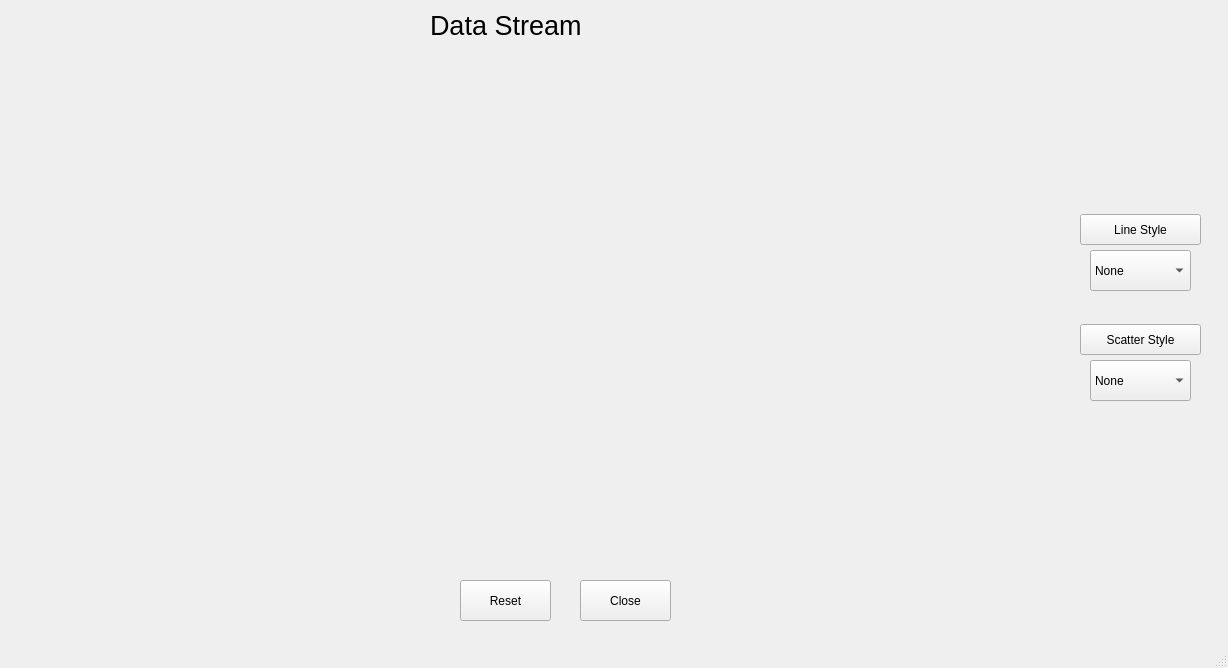
<?xml version="1.0" encoding="UTF-8"?>
<ui version="4.0">
 <class>NetworkPlot</class>
 <widget class="QMainWindow" name="NetworkPlot">
  <property name="geometry">
   <rect>
    <x>0</x>
    <y>0</y>
    <width>1228</width>
    <height>668</height>
   </rect>
  </property>
  <property name="windowTitle">
   <string>NetworkPlot</string>
  </property>
  <widget class="QWidget" name="centralwidget">
   <widget class="QLabel" name="label">
    <property name="geometry">
     <rect>
      <x>430</x>
      <y>10</y>
      <width>181</width>
      <height>31</height>
     </rect>
    </property>
    <property name="font">
     <font>
      <pointsize>20</pointsize>
     </font>
    </property>
    <property name="text">
     <string>Data Stream</string>
    </property>
   </widget>
   <widget class="QCustomPlot" name="customPlot" native="true">
    <property name="geometry">
     <rect>
      <x>10</x>
      <y>70</y>
      <width>1011</width>
      <height>491</height>
     </rect>
    </property>
   </widget>
   <widget class="QPushButton" name="pushButton">
    <property name="geometry">
     <rect>
      <x>580</x>
      <y>580</y>
      <width>91</width>
      <height>41</height>
     </rect>
    </property>
    <property name="text">
     <string>Close</string>
    </property>
   </widget>
   <widget class="QPushButton" name="clearButton">
    <property name="geometry">
     <rect>
      <x>460</x>
      <y>580</y>
      <width>91</width>
      <height>41</height>
     </rect>
    </property>
    <property name="text">
     <string>Reset</string>
    </property>
   </widget>
   <widget class="QPushButton" name="pushButton_2">
    <property name="geometry">
     <rect>
      <x>1080</x>
      <y>214</y>
      <width>121</width>
      <height>31</height>
     </rect>
    </property>
    <property name="text">
     <string>Line Style</string>
    </property>
   </widget>
   <widget class="QPushButton" name="pushButton_3">
    <property name="geometry">
     <rect>
      <x>1080</x>
      <y>324</y>
      <width>121</width>
      <height>31</height>
     </rect>
    </property>
    <property name="text">
     <string>Scatter Style</string>
    </property>
   </widget>
   <widget class="QComboBox" name="lineStyleComboBox">
    <property name="geometry">
     <rect>
      <x>1090</x>
      <y>250</y>
      <width>101</width>
      <height>41</height>
     </rect>
    </property>
    <item>
     <property name="text">
      <string>None</string>
     </property>
    </item>
    <item>
     <property name="text">
      <string>Line</string>
     </property>
    </item>
   </widget>
   <widget class="QComboBox" name="plotTypeComboBox">
    <property name="geometry">
     <rect>
      <x>1090</x>
      <y>360</y>
      <width>101</width>
      <height>41</height>
     </rect>
    </property>
    <item>
     <property name="text">
      <string>None</string>
     </property>
    </item>
    <item>
     <property name="text">
      <string>Circle</string>
     </property>
    </item>
    <item>
     <property name="text">
      <string>Disc</string>
     </property>
    </item>
   </widget>
  </widget>
  <widget class="QMenuBar" name="menubar">
   <property name="geometry">
    <rect>
     <x>0</x>
     <y>0</y>
     <width>1228</width>
     <height>22</height>
    </rect>
   </property>
  </widget>
  <widget class="QStatusBar" name="statusbar"/>
 </widget>
 <customwidgets>
  <customwidget>
   <class>QCustomPlot</class>
   <extends>QWidget</extends>
   <header>qcustomplot.h</header>
   <container>1</container>
  </customwidget>
 </customwidgets>
 <resources/>
 <connections>
  <connection>
   <sender>pushButton</sender>
   <signal>clicked()</signal>
   <receiver>NetworkPlot</receiver>
   <slot>close()</slot>
   <hints>
    <hint type="sourcelabel">
     <x>631</x>
     <y>555</y>
    </hint>
    <hint type="destinationlabel">
     <x>625</x>
     <y>561</y>
    </hint>
   </hints>
  </connection>
 </connections>
</ui>
